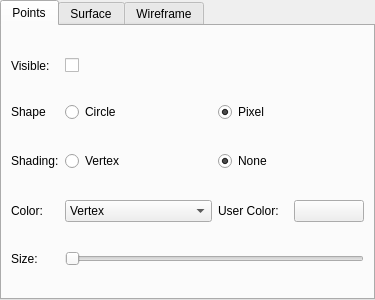
<?xml version="1.0" encoding="UTF-8"?>
<ui version="4.0">
 <class>vcl::qt::MeshRenderSettingsFrame</class>
 <widget class="QFrame" name="vcl::qt::MeshRenderSettingsFrame">
  <property name="geometry">
   <rect>
    <x>0</x>
    <y>0</y>
    <width>375</width>
    <height>300</height>
   </rect>
  </property>
  <property name="windowTitle">
   <string>Frame</string>
  </property>
  <layout class="QGridLayout" name="gridLayout_3">
   <property name="leftMargin">
    <number>0</number>
   </property>
   <property name="topMargin">
    <number>0</number>
   </property>
   <property name="rightMargin">
    <number>0</number>
   </property>
   <property name="bottomMargin">
    <number>0</number>
   </property>
   <item row="0" column="0">
    <widget class="QTabWidget" name="tabWidget">
     <property name="currentIndex">
      <number>0</number>
     </property>
     <widget class="QWidget" name="pointsTab">
      <attribute name="title">
       <string>Points</string>
      </attribute>
      <layout class="QGridLayout" name="gridLayout">
       <item row="5" column="0">
        <widget class="QLabel" name="label_3">
         <property name="sizePolicy">
          <sizepolicy hsizetype="Minimum" vsizetype="Preferred">
           <horstretch>0</horstretch>
           <verstretch>0</verstretch>
          </sizepolicy>
         </property>
         <property name="text">
          <string>Color:</string>
         </property>
        </widget>
       </item>
       <item row="6" column="0">
        <widget class="QLabel" name="label_9">
         <property name="sizePolicy">
          <sizepolicy hsizetype="Minimum" vsizetype="Preferred">
           <horstretch>0</horstretch>
           <verstretch>0</verstretch>
          </sizepolicy>
         </property>
         <property name="text">
          <string>Size:</string>
         </property>
        </widget>
       </item>
       <item row="5" column="1">
        <widget class="QComboBox" name="pointColorComboBox">
         <item>
          <property name="text">
           <string>Vertex</string>
          </property>
         </item>
         <item>
          <property name="text">
           <string>Mesh</string>
          </property>
         </item>
         <item>
          <property name="text">
           <string>User</string>
          </property>
         </item>
        </widget>
       </item>
       <item row="1" column="1">
        <widget class="QCheckBox" name="pointVisibilityCheckBox">
         <property name="sizePolicy">
          <sizepolicy hsizetype="Preferred" vsizetype="Fixed">
           <horstretch>0</horstretch>
           <verstretch>0</verstretch>
          </sizepolicy>
         </property>
         <property name="text">
          <string/>
         </property>
        </widget>
       </item>
       <item row="3" column="0">
        <widget class="QLabel" name="label_14">
         <property name="text">
          <string>Shading:</string>
         </property>
        </widget>
       </item>
       <item row="2" column="0">
        <widget class="QLabel" name="label_2">
         <property name="sizePolicy">
          <sizepolicy hsizetype="Minimum" vsizetype="Preferred">
           <horstretch>0</horstretch>
           <verstretch>0</verstretch>
          </sizepolicy>
         </property>
         <property name="text">
          <string>Shape</string>
         </property>
        </widget>
       </item>
       <item row="5" column="2">
        <widget class="QFrame" name="pointUserColorFrame">
         <property name="frameShape">
          <enum>QFrame::NoFrame</enum>
         </property>
         <property name="frameShadow">
          <enum>QFrame::Plain</enum>
         </property>
         <layout class="QHBoxLayout" name="horizontalLayout">
          <property name="leftMargin">
           <number>0</number>
          </property>
          <property name="topMargin">
           <number>0</number>
          </property>
          <property name="rightMargin">
           <number>0</number>
          </property>
          <property name="bottomMargin">
           <number>0</number>
          </property>
          <item>
           <widget class="QLabel" name="label_7">
            <property name="text">
             <string>User Color:</string>
            </property>
           </widget>
          </item>
          <item>
           <widget class="QPushButton" name="pointColorDialogPushButton">
            <property name="styleSheet">
             <string notr="true"/>
            </property>
            <property name="text">
             <string/>
            </property>
            <property name="flat">
             <bool>false</bool>
            </property>
           </widget>
          </item>
         </layout>
        </widget>
       </item>
       <item row="6" column="1" colspan="2">
        <widget class="QSlider" name="pointSizeSlider">
         <property name="minimum">
          <number>1</number>
         </property>
         <property name="maximum">
          <number>10</number>
         </property>
         <property name="orientation">
          <enum>Qt::Horizontal</enum>
         </property>
        </widget>
       </item>
       <item row="1" column="0">
        <widget class="QLabel" name="label">
         <property name="sizePolicy">
          <sizepolicy hsizetype="Minimum" vsizetype="Preferred">
           <horstretch>0</horstretch>
           <verstretch>0</verstretch>
          </sizepolicy>
         </property>
         <property name="text">
          <string>Visible:</string>
         </property>
        </widget>
       </item>
       <item row="2" column="2">
        <widget class="QRadioButton" name="pointShapePixelRadioButton">
         <property name="sizePolicy">
          <sizepolicy hsizetype="MinimumExpanding" vsizetype="Fixed">
           <horstretch>0</horstretch>
           <verstretch>0</verstretch>
          </sizepolicy>
         </property>
         <property name="text">
          <string>Pixel</string>
         </property>
         <property name="checked">
          <bool>true</bool>
         </property>
         <attribute name="buttonGroup">
          <string notr="true">shapeRadioButtonGroup</string>
         </attribute>
        </widget>
       </item>
       <item row="2" column="1">
        <widget class="QRadioButton" name="pointShapeCircleRadioButton">
         <property name="sizePolicy">
          <sizepolicy hsizetype="MinimumExpanding" vsizetype="Fixed">
           <horstretch>0</horstretch>
           <verstretch>0</verstretch>
          </sizepolicy>
         </property>
         <property name="text">
          <string>Circle</string>
         </property>
         <attribute name="buttonGroup">
          <string notr="true">shapeRadioButtonGroup</string>
         </attribute>
        </widget>
       </item>
       <item row="3" column="1">
        <widget class="QRadioButton" name="pointShadingVertexRadioButton">
         <property name="text">
          <string>Vertex</string>
         </property>
         <attribute name="buttonGroup">
          <string notr="true">shadingRadioButtonGroup</string>
         </attribute>
        </widget>
       </item>
       <item row="3" column="2">
        <widget class="QRadioButton" name="pointShadingNoneRadioButton">
         <property name="text">
          <string>None</string>
         </property>
         <property name="checked">
          <bool>true</bool>
         </property>
         <attribute name="buttonGroup">
          <string notr="true">shadingRadioButtonGroup</string>
         </attribute>
        </widget>
       </item>
      </layout>
     </widget>
     <widget class="QWidget" name="surfaceTab">
      <attribute name="title">
       <string>Surface</string>
      </attribute>
      <layout class="QGridLayout" name="gridLayout_2">
       <item row="1" column="1">
        <widget class="QRadioButton" name="surfaceShadingSmoothRadioButton">
         <property name="sizePolicy">
          <sizepolicy hsizetype="Preferred" vsizetype="Fixed">
           <horstretch>0</horstretch>
           <verstretch>0</verstretch>
          </sizepolicy>
         </property>
         <property name="text">
          <string>Smooth</string>
         </property>
         <property name="checked">
          <bool>true</bool>
         </property>
        </widget>
       </item>
       <item row="2" column="0">
        <widget class="QLabel" name="label_6">
         <property name="sizePolicy">
          <sizepolicy hsizetype="Minimum" vsizetype="Preferred">
           <horstretch>0</horstretch>
           <verstretch>0</verstretch>
          </sizepolicy>
         </property>
         <property name="text">
          <string>Color:</string>
         </property>
        </widget>
       </item>
       <item row="1" column="0">
        <widget class="QLabel" name="label_5">
         <property name="sizePolicy">
          <sizepolicy hsizetype="Minimum" vsizetype="Preferred">
           <horstretch>0</horstretch>
           <verstretch>0</verstretch>
          </sizepolicy>
         </property>
         <property name="text">
          <string>Shading:</string>
         </property>
        </widget>
       </item>
       <item row="1" column="2">
        <widget class="QRadioButton" name="surfaceShadingFlatRadioButton">
         <property name="sizePolicy">
          <sizepolicy hsizetype="Preferred" vsizetype="Fixed">
           <horstretch>0</horstretch>
           <verstretch>0</verstretch>
          </sizepolicy>
         </property>
         <property name="text">
          <string>Flat</string>
         </property>
        </widget>
       </item>
       <item row="2" column="1">
        <widget class="QComboBox" name="surfaceColorComboBox">
         <property name="sizePolicy">
          <sizepolicy hsizetype="Preferred" vsizetype="Fixed">
           <horstretch>0</horstretch>
           <verstretch>0</verstretch>
          </sizepolicy>
         </property>
         <item>
          <property name="text">
           <string>Vertex</string>
          </property>
         </item>
         <item>
          <property name="text">
           <string>Face</string>
          </property>
         </item>
         <item>
          <property name="text">
           <string>Mesh</string>
          </property>
         </item>
         <item>
          <property name="text">
           <string>Vertex TexCoords</string>
          </property>
         </item>
         <item>
          <property name="text">
           <string>Wedge TexCoords</string>
          </property>
         </item>
         <item>
          <property name="text">
           <string>User</string>
          </property>
         </item>
        </widget>
       </item>
       <item row="0" column="0">
        <widget class="QLabel" name="label_4">
         <property name="sizePolicy">
          <sizepolicy hsizetype="Minimum" vsizetype="Preferred">
           <horstretch>0</horstretch>
           <verstretch>0</verstretch>
          </sizepolicy>
         </property>
         <property name="text">
          <string>Visible:</string>
         </property>
        </widget>
       </item>
       <item row="1" column="3">
        <widget class="QRadioButton" name="surfaceShadingNoneRadioButton">
         <property name="sizePolicy">
          <sizepolicy hsizetype="Preferred" vsizetype="Fixed">
           <horstretch>0</horstretch>
           <verstretch>0</verstretch>
          </sizepolicy>
         </property>
         <property name="text">
          <string>None</string>
         </property>
        </widget>
       </item>
       <item row="0" column="1" colspan="3">
        <widget class="QCheckBox" name="surfaceVisibilityCheckBox">
         <property name="sizePolicy">
          <sizepolicy hsizetype="MinimumExpanding" vsizetype="Fixed">
           <horstretch>0</horstretch>
           <verstretch>0</verstretch>
          </sizepolicy>
         </property>
         <property name="text">
          <string/>
         </property>
         <property name="checked">
          <bool>true</bool>
         </property>
        </widget>
       </item>
       <item row="2" column="2" colspan="3">
        <widget class="QFrame" name="surfaceUserColorFrame">
         <property name="frameShape">
          <enum>QFrame::NoFrame</enum>
         </property>
         <property name="frameShadow">
          <enum>QFrame::Plain</enum>
         </property>
         <layout class="QHBoxLayout" name="horizontalLayout_2">
          <property name="leftMargin">
           <number>0</number>
          </property>
          <property name="topMargin">
           <number>0</number>
          </property>
          <property name="rightMargin">
           <number>0</number>
          </property>
          <property name="bottomMargin">
           <number>0</number>
          </property>
          <item>
           <widget class="QLabel" name="label_8">
            <property name="text">
             <string>User Color:</string>
            </property>
           </widget>
          </item>
          <item>
           <widget class="QPushButton" name="surfaceColorDialogPushButton">
            <property name="sizePolicy">
             <sizepolicy hsizetype="Preferred" vsizetype="Fixed">
              <horstretch>0</horstretch>
              <verstretch>0</verstretch>
             </sizepolicy>
            </property>
            <property name="styleSheet">
             <string notr="true"/>
            </property>
            <property name="text">
             <string/>
            </property>
           </widget>
          </item>
         </layout>
        </widget>
       </item>
      </layout>
     </widget>
     <widget class="QWidget" name="wireframeTab">
      <attribute name="title">
       <string>Wireframe</string>
      </attribute>
      <layout class="QGridLayout" name="gridLayout_4">
       <item row="2" column="0">
        <widget class="QLabel" name="label_12">
         <property name="sizePolicy">
          <sizepolicy hsizetype="Minimum" vsizetype="Preferred">
           <horstretch>0</horstretch>
           <verstretch>0</verstretch>
          </sizepolicy>
         </property>
         <property name="text">
          <string>Size:</string>
         </property>
        </widget>
       </item>
       <item row="1" column="0">
        <widget class="QLabel" name="label_11">
         <property name="sizePolicy">
          <sizepolicy hsizetype="Minimum" vsizetype="Preferred">
           <horstretch>0</horstretch>
           <verstretch>0</verstretch>
          </sizepolicy>
         </property>
         <property name="text">
          <string>Color:</string>
         </property>
        </widget>
       </item>
       <item row="0" column="0">
        <widget class="QLabel" name="label_10">
         <property name="sizePolicy">
          <sizepolicy hsizetype="Minimum" vsizetype="Preferred">
           <horstretch>0</horstretch>
           <verstretch>0</verstretch>
          </sizepolicy>
         </property>
         <property name="text">
          <string>Visible:</string>
         </property>
        </widget>
       </item>
       <item row="1" column="1">
        <widget class="QComboBox" name="wireframeColorComboBox">
         <property name="sizePolicy">
          <sizepolicy hsizetype="Preferred" vsizetype="Fixed">
           <horstretch>0</horstretch>
           <verstretch>0</verstretch>
          </sizepolicy>
         </property>
         <property name="currentIndex">
          <number>0</number>
         </property>
         <item>
          <property name="text">
           <string>Vertex</string>
          </property>
         </item>
         <item>
          <property name="text">
           <string>Mesh</string>
          </property>
         </item>
         <item>
          <property name="text">
           <string>User</string>
          </property>
         </item>
        </widget>
       </item>
       <item row="1" column="2">
        <widget class="QFrame" name="wireframeUserColorFrame">
         <property name="sizePolicy">
          <sizepolicy hsizetype="Preferred" vsizetype="Preferred">
           <horstretch>0</horstretch>
           <verstretch>0</verstretch>
          </sizepolicy>
         </property>
         <property name="frameShape">
          <enum>QFrame::NoFrame</enum>
         </property>
         <property name="frameShadow">
          <enum>QFrame::Plain</enum>
         </property>
         <layout class="QHBoxLayout" name="horizontalLayout_3">
          <property name="leftMargin">
           <number>0</number>
          </property>
          <property name="topMargin">
           <number>0</number>
          </property>
          <property name="rightMargin">
           <number>0</number>
          </property>
          <property name="bottomMargin">
           <number>0</number>
          </property>
          <item>
           <widget class="QLabel" name="label_13">
            <property name="text">
             <string>UserColor:</string>
            </property>
           </widget>
          </item>
          <item>
           <widget class="QPushButton" name="wireframeColorDialogPushButton">
            <property name="styleSheet">
             <string notr="true"/>
            </property>
            <property name="text">
             <string/>
            </property>
           </widget>
          </item>
         </layout>
        </widget>
       </item>
       <item row="2" column="1" colspan="2">
        <widget class="QSlider" name="wireframeSizelSlider">
         <property name="sizePolicy">
          <sizepolicy hsizetype="Expanding" vsizetype="Fixed">
           <horstretch>0</horstretch>
           <verstretch>0</verstretch>
          </sizepolicy>
         </property>
         <property name="minimum">
          <number>1</number>
         </property>
         <property name="maximum">
          <number>10</number>
         </property>
         <property name="orientation">
          <enum>Qt::Horizontal</enum>
         </property>
        </widget>
       </item>
       <item row="0" column="1">
        <widget class="QCheckBox" name="wireframeVisibilityCheckBox">
         <property name="sizePolicy">
          <sizepolicy hsizetype="Preferred" vsizetype="Fixed">
           <horstretch>0</horstretch>
           <verstretch>0</verstretch>
          </sizepolicy>
         </property>
         <property name="text">
          <string/>
         </property>
        </widget>
       </item>
      </layout>
     </widget>
    </widget>
   </item>
  </layout>
 </widget>
 <resources/>
 <connections/>
 <buttongroups>
  <buttongroup name="shapeRadioButtonGroup"/>
  <buttongroup name="shadingRadioButtonGroup"/>
 </buttongroups>
</ui>
